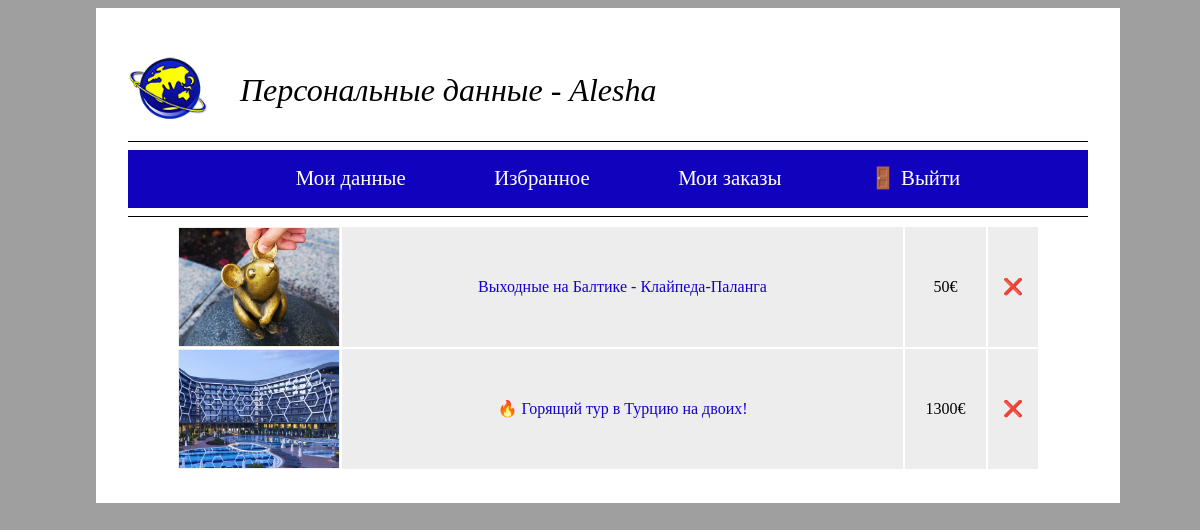
The page /account/featured-tours (signed in) on the database its author committed.
### Website_Natin_Travel/models.py (models this page shows, shortened)
class FeaturedTours(models.Model):
    tour = models.ForeignKey(Tours, on_delete=models.CASCADE)
    username = models.ForeignKey('auth.User', on_delete=models.CASCADE)
    class Meta:
        verbose_name = 'Избранный тур'
        verbose_name_plural = 'Избранные туры'

class Tours(models.Model):
    title = models.CharField('Название тура', max_length=150)
    image = models.ImageField('Изображение', upload_to='tours')
    country = models.CharField('Страна', max_length=50)
    short_description = models.TextField('Краткое описание', max_length=200)
    description = models.TextField('Описание тура', null=True)
    price = models.PositiveIntegerField('Цена', default=0)
    currency = models.CharField('Символ валюты', max_length=1)
    category = models.CharField('Категория', max_length=200)
    link = models.SlugField('Название ссылки', max_length=200, unique=True)
    class Meta:
        verbose_name = 'Тур'
        verbose_name_plural = 'Туры'

### Website_Natin_Travel/views.py (the view)
# urls.py: path('account/featured-tours', featured_tours_list, name='featured-tours'),
def featured_tours_list(request):
    if request.user.is_authenticated:
        featured_tours = FeaturedTours.objects.all()
        return render(request, 'featured_tours.html', {'featured_tours': featured_tours})
    else:
        return redirect('/')

### Website_Natin_Travel/templates/featured_tours.html (shortened to what this page needs)
{% extends 'account.html' %}
{% block content %}
<table width="90%" align="center">
    {% for featured_tour in featured_tours %}
    {% if user.is_authenticated and user == featured_tour.username %}
    <tr style="height: 7em; background-color: #ededed" align="center">
        <td style="width: 10em;"> <img src="{{ featured_tour.tour.image.url }}" style="width: 10em"> </td>
        <td> <a href="{% url 'tour_detail' pk=featured_tour.tour.pk %}">{{ featured_tour.tour.title }}</a> </td>
        <td> {{ featured_tour.tour.price }}{{ featured_tour.tour.currency }} </td>
        <td style="width: 3em">
            <a href="{% url 'delete-featured-tour' pk=featured_tour.pk %}"> ❌ </a>
        </td>
    </tr>
    {% endif %}
    {% endfor %}
</table>
{% endblock %}

### Website_Natin_Travel/templates/account.html (shortened to what this page needs)
{% load static %}
<head>
    <link rel="stylesheet" href='{% static "css/second-styles.css" %}'/>
</head>
<body style="background-color: #9F9F9F">
<div style="position: absolute; width: 100%;" align="center">
    <div class="tour-detail" style="width: 60em;
    height: auto;
    background-color: white;
    border-style: solid;
    border-width: 2em;
    border-color: white;
    overflow: auto;">
        <div>
            <img src="media/background/logo.png"
                 style="width: 5em; margin-right: 2em; cursor: pointer; position: relative; top: -1em"
                 align="left" title="Вернуться на главную страницу" onclick="location.href='{% url 'main' %}'">
            <p style="font-size:2em;" align="left">
                <i> Персональные данные - {{request.user}}</i></p>
        </div>
        <hr size="1em" color="black">
        <div style="width: 100%; height:3.6em; background-color: #1102bd; overflow: auto;">
            <ul class="login-menu">
                <li><a href="{% url 'account' %}" class="login-menu-link" style="font-size:1.3em;"> Мои данные </a></li>
                <li><a href="{% url 'featured-tours' %}" class="login-menu-link" style="font-size:1.3em;">
                    Избранное </a></li>
                <li><a href="{% url 'my-applications' %}" class="login-menu-link" style="font-size:1.3em;"> Мои
                    заказы </a></li>
                <li><a href="{% url 'logout' %}" class="login-menu-link" style="font-size:1.3em;">
                    🚪 Выйти </a></li>
            </ul>
        </div>
        <hr size="1em" color="black">
        {% block content %}{% endblock %}
    </div>
</div>
</body>

### static/css/second-styles.css (style rules this page uses)
a { text-decoration: none; color: #1500D1; }
.login-menu { list-style-type: none; }
.login-menu li { display: inline; }
.login-menu li > a { text-decoration: none; border-right: none; border-left: none; border-top: 0.125em solid #1102bd; border-bottom: 0.125em solid #1102bd; width: 3.4em; height: 3.4em; color: white; background-color: #1102bd; padding: 0.7em 2em; font-size: 1.1em; text-align: center; cursor: pointer; }

### rows shown on the page
FeaturedTours: tour.image (picture), tour "Выходные на Балтике - Клайпеда-Паланга", tour.price "50", tour.currency "€"
FeaturedTours: tour.image (picture), tour "🔥 Горящий тур в Турцию на двоих!", tour.price "1300", tour.currency "€"

### other values the page prints
{{ request.user }} "Alesha"
